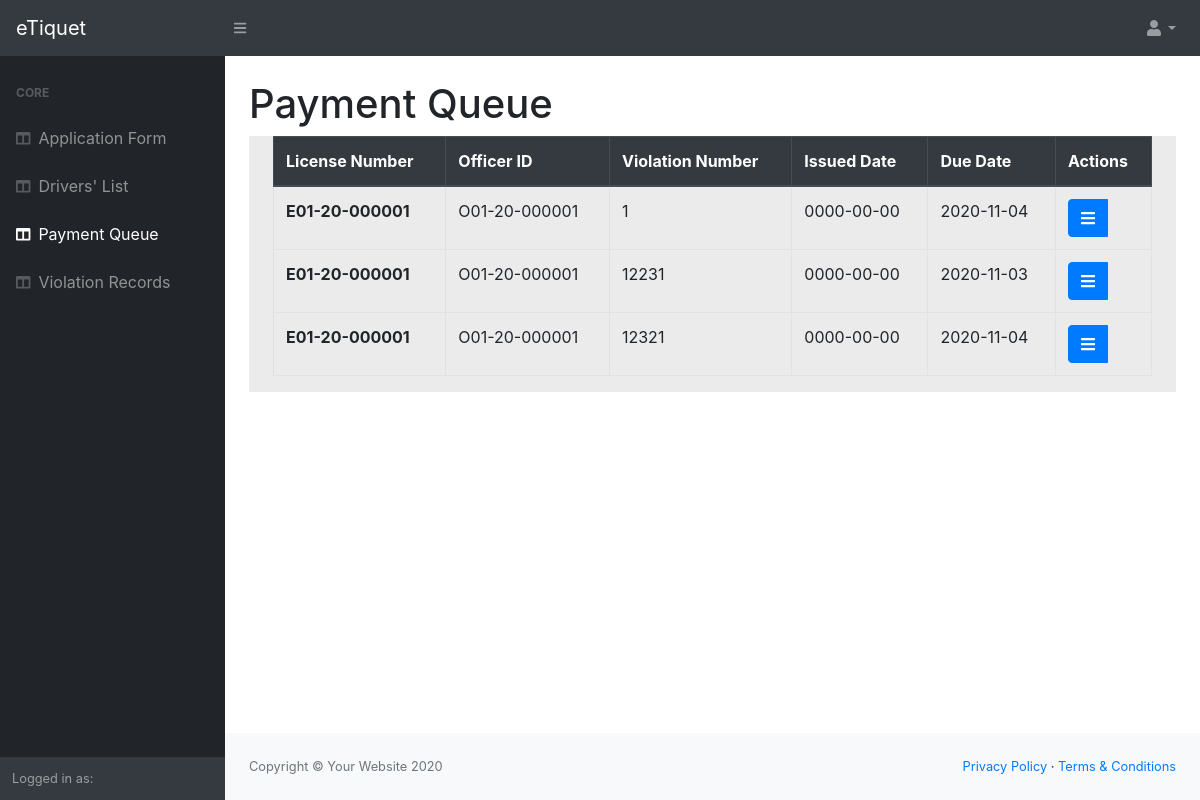
The app's page /dist/officeView/payQueue.php (signed in) with its own data.
### tables this page shows
CREATE TABLE `tbl_driverviolation` (
  `id` int(11) NOT NULL,
  `violationNumber` varchar(100) NOT NULL,
  `licenseNumber` varchar(100) NOT NULL,
  `staffID` varchar(100) NOT NULL,
  `violationID` varchar(100) NOT NULL,
  `apprehensionPlace` varchar(300) NOT NULL,
  `plateNumber` varchar(100) NOT NULL,
  `fileNumber` varchar(100) NOT NULL,
  `chassisNumber` varchar(100) NOT NULL,
  `engineNumber` varchar(100) NOT NULL,
  `registeredOwner` varchar(100) NOT NULL,
  `confiscatedItem` varchar(100) NOT NULL,
  `remarks` varchar(100) NOT NULL DEFAULT 'Unpaid',
  `issuedDate` date NOT NULL DEFAULT current_timestamp(),
  `dueDate` date NOT NULL
);

### dist/officeView/payQueue.php (the view, shortened to what this page needs)
<?php
$conn = OpenCon();
?>
<!DOCTYPE html>
<html lang="en">
    <head>
        <link href="../css/styles.css" rel="stylesheet" />
        <link href="https://cdn.datatables.net/1.10.20/css/dataTables.bootstrap4.min.css" rel="stylesheet" />
    </head>
    <body class="sb-nav-fixed">
        <nav class="sb-topnav navbar navbar-expand navbar-dark bg-dark">
            <a class="navbar-brand" href="index.php">eTiquet</a>
            <button class="btn btn-link btn-sm order-1 order-lg-0" id="sidebarToggle" href="#"><i class="fas fa-bars"></i></button>
            <ul class="navbar-nav ml-auto ml-md-0">
                <li class="nav-item dropdown">
                    <a class="nav-link dropdown-toggle" id="userDropdown" href="#" role="button" data-toggle="dropdown" aria-haspopup="true" aria-expanded="false"><i class="fas fa-user fa-fw"></i></a>
                </li>
            </ul>
        </nav>
        <div id="layoutSidenav">
            <div id="layoutSidenav_nav">
                <nav class="sb-sidenav accordion sb-sidenav-dark" id="sidenavAccordion">
                    <div class="sb-sidenav-menu">
                        <div class="nav">
                            <div class="sb-sidenav-menu-heading">Core</div>
                            <a class="nav-link" href="applicationForm.php">
                                <div class="sb-nav-link-icon"><i class="fas fa-columns"></i></div>
                                Application Form
                            </a>
                            <a class="nav-link" href="driverTable.php">
                                <div class="sb-nav-link-icon"><i class="fas fa-columns"></i></div>
                                Drivers' List
                            </a>
                            <a class="nav-link" href="payQueue.php">
                                <div class="sb-nav-link-icon"><i class="fas fa-columns"></i></div>
                                Payment Queue
                            </a>
                            <a class="nav-link" href="violationRec.php">
                                <div class="sb-nav-link-icon"><i class="fas fa-columns"></i></div>
                                Violation Records
                            </a>
                        </div>
                    </div>
                    <div class="sb-sidenav-footer">
                        <div class="small">Logged in as:</div>
                    </div>
                </nav>
            </div>
            <div id="layoutSidenav_content">
                <main>
                    <div class="container-fluid">
                        <h1 class="mt-4">Payment Queue</h1>
                        <form method ="POST" action = "#">
                            <div class="container-fluid table-responsive" style="background-color: rgb(235, 235, 235);">
                                <table class="table table-bordered" id="dataTable" width="100%" cellspacing="0">
                                    <thead class="thead-dark">
                                        <tr>
                                            <th scope="col">License Number</th>
                                            <th scope="col">Officer ID</th>
                                            <th scope="col">Violation Number</th>
                                            <th scope="col">Issued Date</th>
                                            <th scope="col">Due Date</th>
                                            <th scope="col">Actions</th>
                                        </tr>
                                    </thead>
                                    <tbody>
                                        <?php
                                        $sql = "select * from tbl_driverviolation where remarks = 'Unpaid'";
                                        $result = mysqli_query($conn,$sql);
                                        $rows = array();
                                        $ctr = 0;
                                        while($r = mysqli_fetch_assoc($result)){
                                            $rows[] = $r;
                                        ?>
                                        <tr>
                                            <th scope="row"><?php echo $rows[$ctr]["licenseNumber"];?></th>
                                            <td><?php echo $rows[$ctr]["staffID"] ;?></td>
                                            <td><?php echo $rows[$ctr]["violationNumber"];?></td>
                                            <td><?php echo $rows[$ctr]["issuedDate"];?></td>
                                            <td><?php echo $rows[$ctr]["dueDate"];?></td>
                                            <td>
                                                <div class="btn-group">
                                                    <button type="button" class='btn btn-primary'  data-toggle='dropdown'><i class="fas fa-bars"></i></button>
                                            </td>
                                        </tr>
                                        <?php
                                        $ctr++;
                                        }
                                        ?>
                                    </tbody>
                                </table>
                            </div>
                        </form>
                    </div>
                </main>
                <footer class="py-4 bg-light mt-auto">
                    <div class="container-fluid">
                        <div class="d-flex align-items-center justify-content-between small">
                            <div class="text-muted">Copyright &copy; Your Website 2020</div>
                            <div>
                                <a href="#">Privacy Policy</a>
                                &middot;
                                <a href="#">Terms &amp; Conditions</a>
                            </div>
                        </div>
                    </div>
                </footer>
            </div>
        </div>
    </body>
</html>

### records on screen
tbl_driverviolation: licenseNumber "E01-20-000001", staffID "O01-20-000001", violationNumber "1", issuedDate "0000-00-00", dueDate "2020-11-04"
tbl_driverviolation: licenseNumber "E01-20-000001", staffID "O01-20-000001", violationNumber "12231", issuedDate "0000-00-00", dueDate "2020-11-03"
tbl_driverviolation: licenseNumber "E01-20-000001", staffID "O01-20-000001", violationNumber "12321", issuedDate "0000-00-00", dueDate "2020-11-04"
